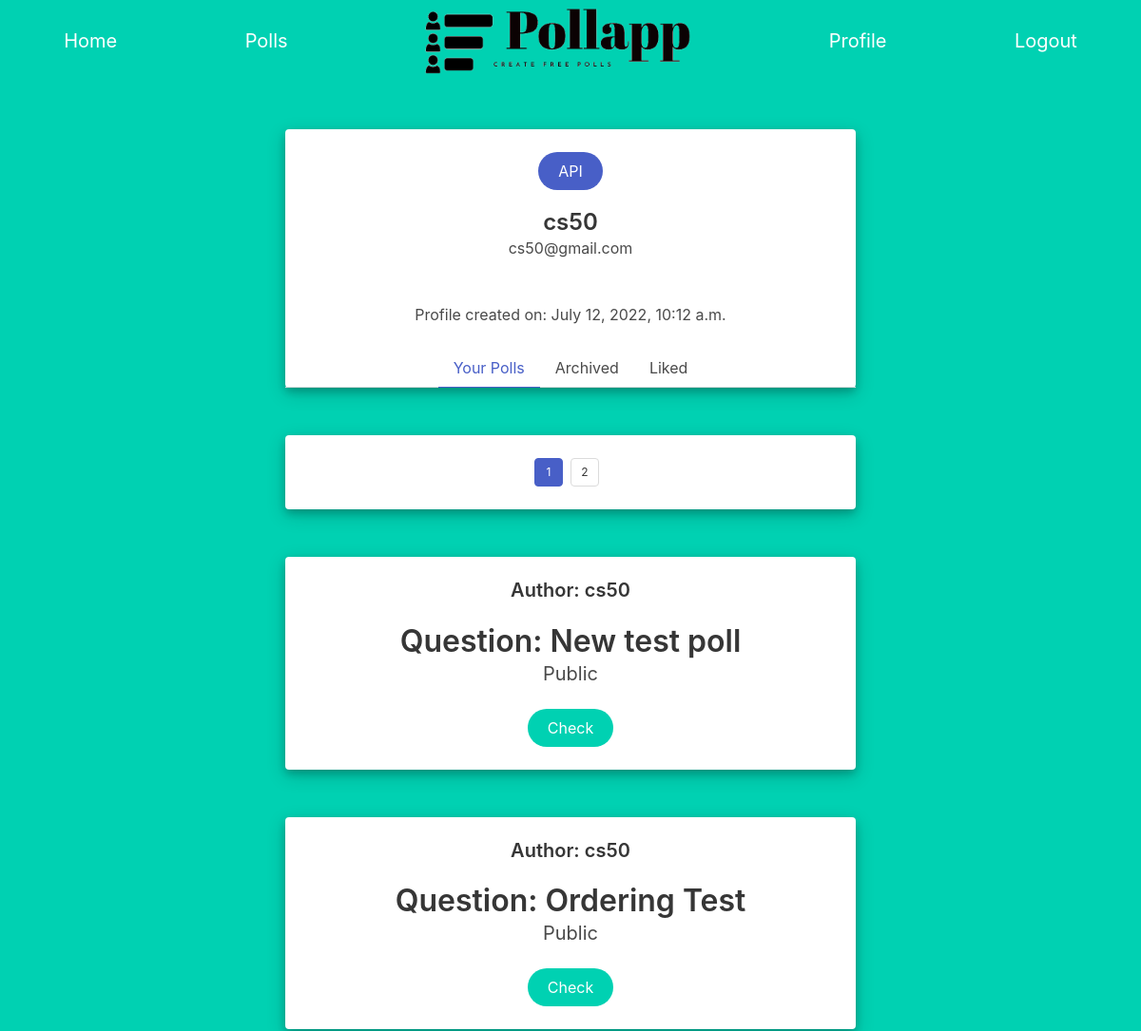
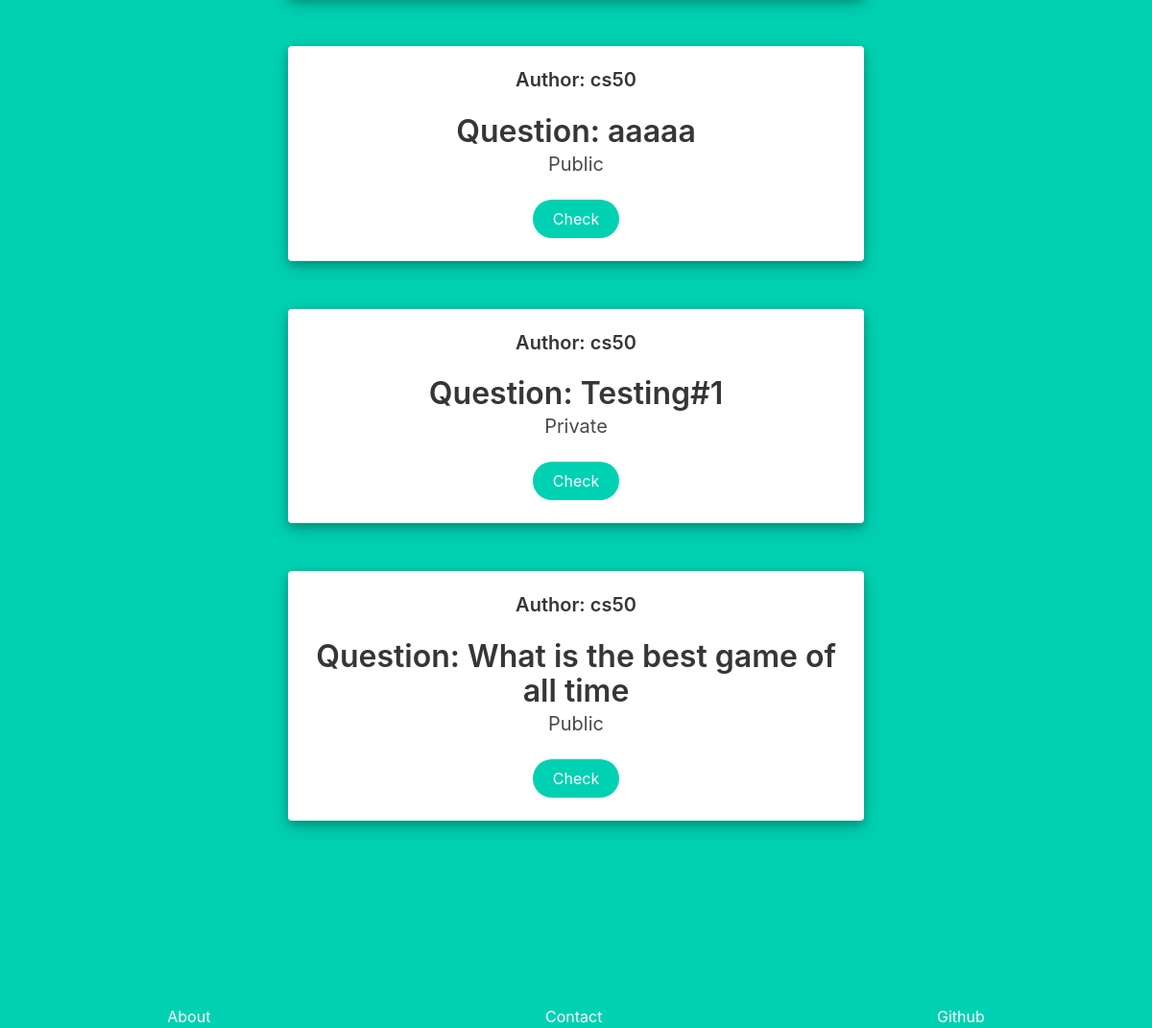
The page /profile/active/1 (signed in) on the database as committed earlier (2 pictures, top to bottom).
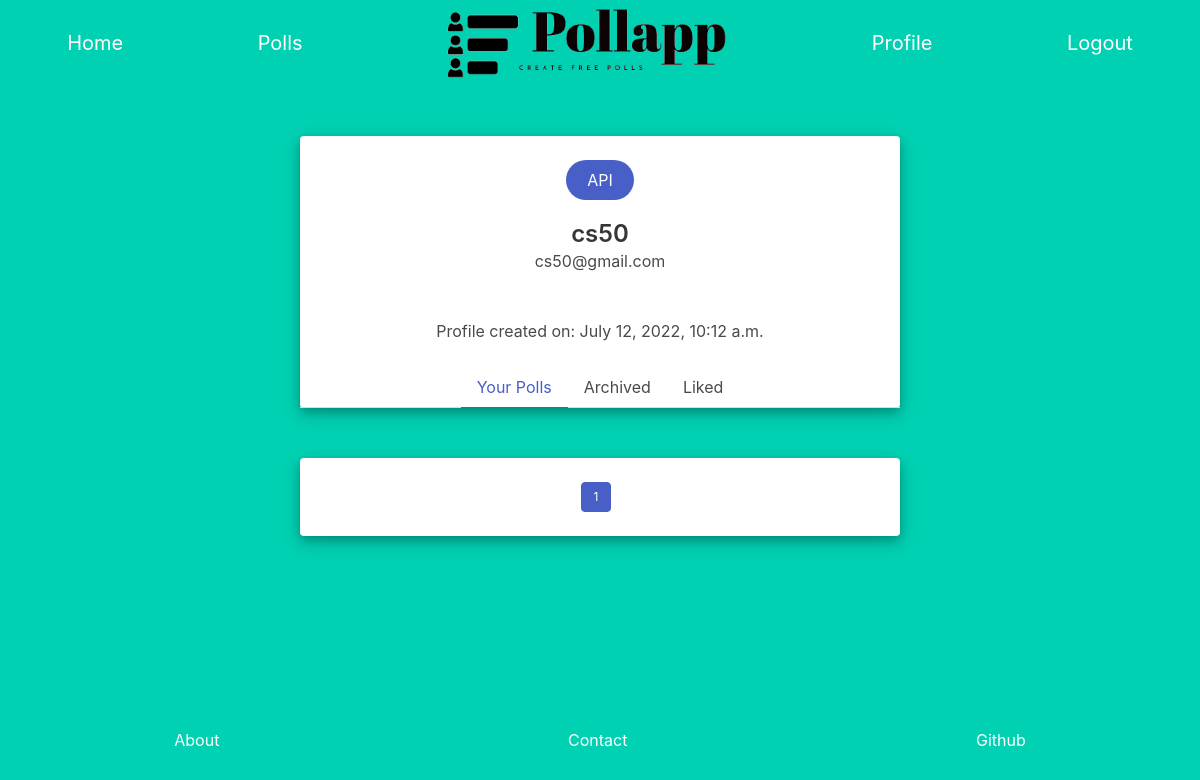
The same page on the database as committed later.
### Pollapp/models.py (models this page shows, shortened)
class User(AbstractUser):
    def __str__(self):
        return f"{self.username}"

class Poll(models.Model):
    user = models.ForeignKey(User, on_delete=models.CASCADE)
    url = models.CharField(max_length=24)
    poll_question = models.CharField(max_length=64)
    options = models.ManyToManyField(Option, symmetrical=False, blank=True , related_name="options")
    votes = models.ManyToManyField(Votes, symmetrical=False, blank=True, related_name="votes")
    likes = models.ManyToManyField(User, symmetrical=False, blank=True, related_name="likes")
    private = models.BooleanField()
    active = models.BooleanField(default=True)

### Pollapp/views.py (the view, shortened to what this page needs)
# urls.py: path("profile/<str:category>/<str:page_num>", views.profile , name="profile"),
@login_required(redirect_field_name='login')
def profile(request, category, page_num):
    if category == 'archived':
        user_polls = Poll.objects.filter(user=request.user, active=False).order_by("-id")
    elif category=='active':
        user_polls = Poll.objects.filter(user=request.user, active=True).order_by("-id")
    else:
        return render(request, "Pollapp/error_page.html" , {
            "message" : "Wrong url",
        })
    try:
        user_polls_info = pagination(user_polls, int(page_num))
    except:
         return render(request, "Pollapp/error_page.html" , {
            "message" : "Wrong url",
        })
    if int(page_num) >= 3:
        has_first = True
    else:
        has_first = False
    if int(page_num) <= user_polls_info["number_of_pages"]-2:
        has_last = True
    else:
        has_last = False
    return render(request, "Pollapp/profile.html", {
        "current_page_number": int(page_num),
        "polls" : user_polls_info["contents"],
        "number_of_pages": user_polls_info["number_of_pages"],
        "has_next": user_polls_info["has_next"],
        "next":int(page_num)+1,
        "has_previous": user_polls_info["has_previous"],
        "previous":int(page_num)-1,
        "has_first":has_first,
        "has_last": has_last,
        "category": category,
    })

### Pollapp/views.py (called while the page is built)
def pagination(pag_objects, page_num):
    page_view = Paginator(pag_objects,5)
    page_info = {
        "contents": page_view.page(page_num).object_list,
        "number_of_pages": page_view.num_pages,
        "has_next": page_view.page(page_num).has_next(),
        "has_previous": page_view.page(page_num).has_previous(),
    }
    return page_info

### Pollapp/templates/Pollapp/profile.html (shortened to what this page needs)
{% extends "Pollapp/layout.html" %}
{% block body %}
<div id="user_profile" class="card">
    <div style="min-width:100%;" class="card-content">
      <div style="min-width:100%;" class="media">
        <div style="min-width:100%;" class="media-content">
          <a class="button is-link is-rounded small-bottom-margin" href="{% url 'api_info' %}">API</a>
          <p class="title is-4">{{user.username}}</p>
          <p class="subtitle is-6">{{user.email}}</p>
        </div>
      </div>
        <br>
        <time datetime="2016-1-1">Profile created on: {{user.date_joined}}</time>
      </div>
      <div class="tabs is-centered">
        <ul>
          {% if category == "active"%}
            <li class="is-active"><a>Your Polls</a></li>
          {% else %}
            <li><a href="{% url 'profile' 'active' '1' %}">Your Polls</a></li>
          {% endif %}
          {% if category == "archived"%}
            <li class="is-active"><a>Archived</a></li>
          {% else %}
            <li><a href="{% url 'profile' 'archived' '1' %}">Archived</a></li>
          {% endif %}
          {% if category == "liked"%}
            <li class="is-active"><a>Liked</a></li>
          {% else %}
            <li><a href="{% url 'profile' 'liked' '1' %}">Liked</a></li>
          {% endif %}
        </ul>
      </div>
    </div>
  <div class="card poll">
    <div class="card-content">
      <div class="media">
        <div class="media-content">
          <nav style="width: 100%; height: 100%;"class="pagination is-small is-centered" role="navigation" aria-label="pagination">
            <ul class="pagination-list">
              <li><a class="pagination-link is-current" aria-label="Page {{current_page_number}}" aria-current="page">{{current_page_number}}</a></li>
              {% if has_next %}
                <li><a class="pagination-link" href="{% url 'profile' category next %}" aria-label="Goto page {{current_page_number}}">{{next}}</a></li>
              {% endif %}
            </ul>
          </nav>
        </div>
      </div>
    </div>
  </div>
  {% for poll in polls %}
    <div class="card poll">
      <div class="card-content">
        <div class="media">
          <div class="media-content">
            <p class="title is-5">Author: {{poll.user}}</p>
              <p class="title is-3">Question: {{poll.poll_question}}</p>
              {% if poll.private %}
                <h5 class="subtitle is-5">Private</h5>
              {% else %}
                <h5 class="subtitle is-5">Public</h5>
              {% endif %}
              <form action="{% url 'poll_page' poll.url %}" >
                <button class="button is-primary is-rounded" type="submit">Check</button>
              </form>
            </div>
          </div>
        </div>
      </div>
  {% endfor %}
{% endblock%}

### Pollapp/templates/Pollapp/layout.html (shortened to what this page needs)
{% load static %}
<!DOCTYPE html>
<html>
  <head>
    <link rel="stylesheet" href="https://cdn.jsdelivr.net/npm/bulma@0.9.4/css/bulma.min.css">
    <link rel="stylesheet" href="{% static 'Pollapp/style.css' %}">
  </head>
  <body>
    <section id = "menu" class="hero is-primary">
      <nav class="level">
        <p class="level-item has-text-centered is-size-5">
          <a href="{% url 'index' %}" class="link is-info" >Home</a>
        </p>
        <p class="level-item has-text-centered is-size-5">
          <a href="{% url 'polls' '1' %}"class="link is-info">Polls</a>
        </p>
        <a href="{% url 'index' %}" class="level-item m-2">
          <img id="logo"src="{% static 'Pollapp/images/pollapp_icon.png'%}" alt="">
        </a>
        {% if user.is_authenticated %}
        <p class="level-item has-text-centered is-size-5">
          <a href="{% url 'profile' 'active' '1'%}" class="link is-info">Profile</a>
        </p>
        <p  class="level-item has-text-centered is-size-5" >
          <a href="{% url 'logout' %}" class="link is-info">Logout</a>
        </p>
        {% endif %}
      </nav>
    </section>
      {% block body %}
      {% endblock %}
    <footer id="footer">
      <section class="hero is-primary">
        <nav class="level">
          <p class="level-item has-text-centered">
            <a class="link is-info" href="{% url 'about' %}">About</a>
          </p>
          <p class="level-item has-text-centered">
            <a class="link is-info" href="{% url 'contact' %}">Contact</a>
          </p>
          <p class="level-item has-text-centered">
            <a class="link is-info" href="https://github.com/Antonekk/Cs50-Final-Project" target="_blank" rel="noreferrer noopener">Github</a>
          </p>
        </nav>
      </section>
    </footer>
  </body>
</html>

### Pollapp/static/Pollapp/style.css (style rules this page uses)
.small-bottom-margin { margin-bottom: 20px; }
footer { width: 100% !important; margin-top: 16%; }
#logo { height: 70px; }
html, body { background-color: #00d1b2; min-height: 100%; }
#user_profile, .poll { text-align: center; width: 30%; margin: auto; margin-top: 50px; box-shadow: 0 4px 8px 0 rgba(0, 0, 0, 0.2), 0 6px 20px 0 rgba(0, 0, 0, 0.19); }
@media (max-width: 1500px) { #user_profile, .poll { width: 50%; } }

Rows that differ between the two databases and show on the page:
removed Poll: user "cs50", poll_question "New test poll", private "Public"
removed Poll: user "cs50", poll_question "Ordering Test", private "Public"
removed Poll: user "cs50", poll_question "aaaaa", private "Public"
removed Poll: user "cs50", poll_question "Testing#1", private "Private"
removed Poll: user "cs50", poll_question "What is the best game of all time", private "Public"
Other text that changed with them:
{{ next }}: "2" → (not shown)
